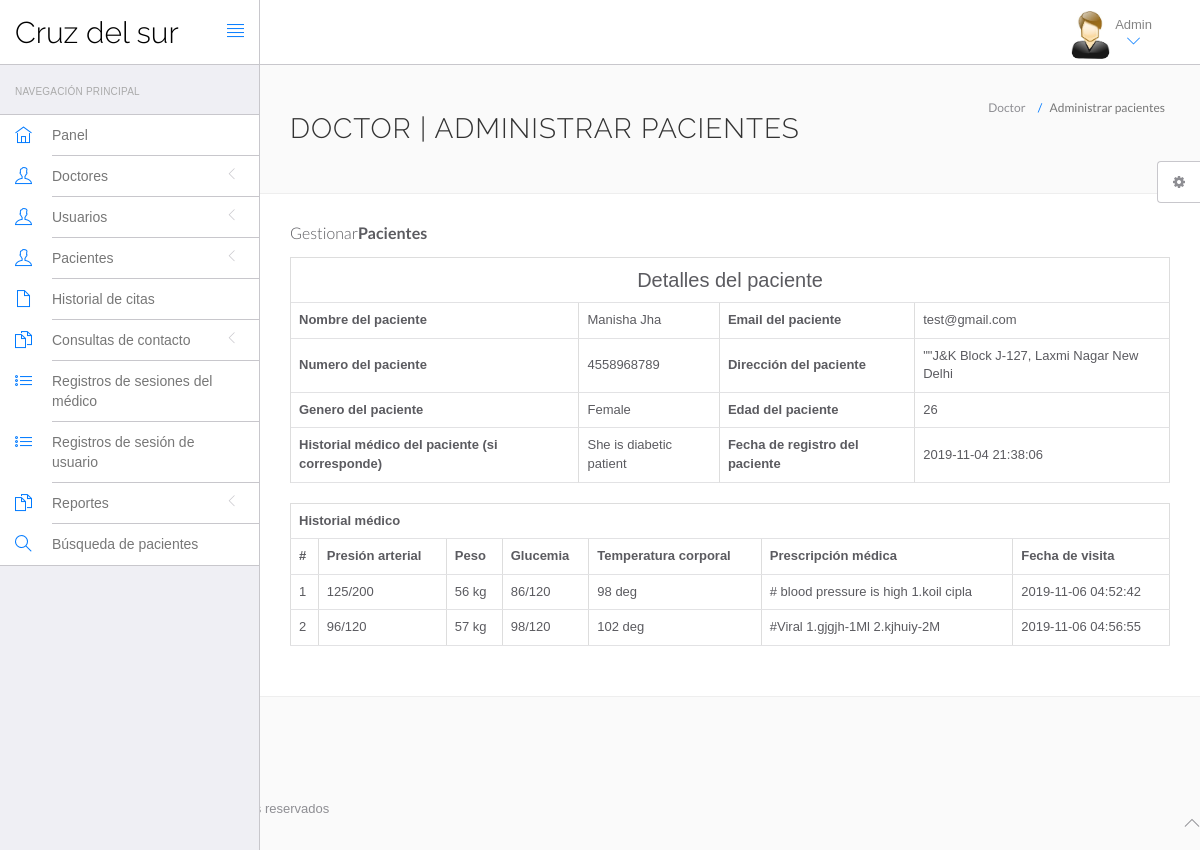
Screenshot of /hms/admin/view-patient.php?viewid=1 (signed in) with the database file from the repository.
### tables this page shows
CREATE TABLE `tblpatient` (
  `ID` int(10) NOT NULL,
  `Docid` int(10) DEFAULT NULL,
  `PatientName` varchar(200) DEFAULT NULL,
  `PatientContno` bigint(10) DEFAULT NULL,
  `PatientEmail` varchar(200) DEFAULT NULL,
  `PatientGender` varchar(50) DEFAULT NULL,
  `PatientAdd` mediumtext DEFAULT NULL,
  `PatientAge` int(10) DEFAULT NULL,
  `PatientMedhis` mediumtext DEFAULT NULL,
  `CreationDate` timestamp NULL DEFAULT current_timestamp(),
  `UpdationDate` timestamp NULL DEFAULT NULL ON UPDATE current_timestamp()
);

CREATE TABLE `tblmedicalhistory` (
  `ID` int(10) NOT NULL,
  `PatientID` int(10) DEFAULT NULL,
  `BloodPressure` varchar(200) DEFAULT NULL,
  `BloodSugar` varchar(200) NOT NULL,
  `Weight` varchar(100) DEFAULT NULL,
  `Temperature` varchar(200) DEFAULT NULL,
  `MedicalPres` mediumtext DEFAULT NULL,
  `CreationDate` timestamp NOT NULL DEFAULT current_timestamp() ON UPDATE current_timestamp()
);

### hms/admin/view-patient.php (the view, shortened to what this page needs)
<?php
include('include/config.php');
?>
<!DOCTYPE html>
<html lang="en">
<head>
	<link rel="stylesheet" href="vendor/bootstrap/css/bootstrap.min.css">
	<link rel="stylesheet" href="vendor/fontawesome/css/font-awesome.min.css">
	<link rel="stylesheet" href="vendor/themify-icons/themify-icons.min.css">
	<link href="vendor/animate.css/animate.min.css" rel="stylesheet" media="screen">
	<link href="vendor/perfect-scrollbar/perfect-scrollbar.min.css" rel="stylesheet" media="screen">
	<link href="vendor/switchery/switchery.min.css" rel="stylesheet" media="screen">
	<link href="vendor/bootstrap-touchspin/jquery.bootstrap-touchspin.min.css" rel="stylesheet" media="screen">
	<link href="vendor/select2/select2.min.css" rel="stylesheet" media="screen">
	<link href="vendor/bootstrap-datepicker/bootstrap-datepicker3.standalone.min.css" rel="stylesheet" media="screen">
	<link href="vendor/bootstrap-timepicker/bootstrap-timepicker.min.css" rel="stylesheet" media="screen">
	<link rel="stylesheet" href="assets/css/styles.css">
	<link rel="stylesheet" href="assets/css/plugins.css">
	<link rel="stylesheet" href="assets/css/themes/theme-1.css" id="skin_color" />
</head>
<body>
	<div id="app">
		<?php include('include/sidebar.php'); ?>
		<div class="app-content">
			<?php include('include/header.php'); ?>
			<div class="main-content">
				<div class="wrap-content container" id="container">
					<section id="page-title">
						<div class="row">
							<div class="col-sm-8">
								<h1 class="mainTitle">Doctor | Administrar pacientes</h1>
							</div>
							<ol class="breadcrumb">
								<li>
									<span>Doctor</span>
								</li>
								<li class="active">
									<span>Administrar pacientes</span>
								</li>
							</ol>
						</div>
					</section>
					<div class="container-fluid container-fullw bg-white">
						<div class="row">
							<div class="col-md-12">
								<h5 class="over-title margin-bottom-15">Gestionar<span class="text-bold">Pacientes</span></h5>
								<?php
								$vid = $_GET['viewid'];
								$ret = mysqli_query($con, "select * from tblpatient where ID='$vid'");
								$cnt = 1;
								while ($row = mysqli_fetch_array($ret)) {
								?>
									<table border="1" class="table table-bordered">
										<tr align="center">
											<td colspan="4" style="font-size:20px;color:blue">
												Detalles del paciente</td>
										</tr>
										<tr>
											<th scope>Nombre del paciente</th>
											<td><?php echo $row['PatientName']; ?></td>
											<th scope>Email del paciente</th>
											<td><?php echo $row['PatientEmail']; ?></td>
										</tr>
										<tr>
											<th scope>Numero del paciente</th>
											<td><?php echo $row['PatientContno']; ?></td>
											<th>Dirección del paciente</th>
											<td><?php echo $row['PatientAdd']; ?></td>
										</tr>
										<tr>
											<th>Genero del paciente</th>
											<td><?php echo $row['PatientGender']; ?></td>
											<th>Edad del paciente</th>
											<td><?php echo $row['PatientAge']; ?></td>
										</tr>
										<tr>
											<th>Historial médico del paciente (si corresponde)</th>
											<td><?php echo $row['PatientMedhis']; ?></td>
											<th>Fecha de registro del paciente</th>
											<td><?php echo $row['CreationDate']; ?></td>
										</tr>
									<?php } ?>
									</table>
									<?php
									$ret = mysqli_query($con, "select * from tblmedicalhistory  where PatientID='$vid'");
									?>
									<table id="datatable" class="table table-bordered dt-responsive nowrap" style="border-collapse: collapse; border-spacing: 0; width: 100%;">
										<tr align="center">
											<th colspan="8">Historial médico</th>
										</tr>
										<tr>
											<th>#</th>
											<th>Presión arterial</th>
											<th>Peso</th>
											<th>Glucemia</th>
											<th>Temperatura corporal</th>
											<th>Prescripción médica</th>
											<th>Fecha de visita</th>
										</tr>
										<?php
										while ($row = mysqli_fetch_array($ret)) {
										?>
											<tr>
												<td><?php echo $cnt; ?></td>
												<td><?php echo $row['BloodPressure']; ?></td>
												<td><?php echo $row['Weight']; ?></td>
												<td><?php echo $row['BloodSugar']; ?></td>
												<td><?php echo $row['Temperature']; ?></td>
												<td><?php echo $row['MedicalPres']; ?></td>
												<td><?php echo $row['CreationDate']; ?></td>
											</tr>
										<?php $cnt = $cnt + 1;
										} ?>
									</table>
							</div>
						</div>
					</div>
				</div>
			</div>
		</div>
	</div>
	<?php include('include/footer.php'); ?>
	<?php include('include/setting.php'); ?>
</body>
</html>

### hms/admin/assets/css/themes/theme-1.css (style rules this page uses)
body { background: #FAFAFA; }

### rows the page displays
tblpatient: PatientName "Manisha Jha", PatientEmail "test@gmail.com", PatientContno "4558968789", PatientAdd "\"\"J&K Block J-127, Laxmi Nagar New Delhi", PatientGender "Female", PatientAge "26", PatientMedhis "She is diabetic patient", CreationDate "2019-11-04 21:38:06"
tblmedicalhistory: BloodPressure "125/200", Weight "56 kg", BloodSugar "86/120", Temperature "98 deg", MedicalPres "# blood pressure is high 1.koil cipla", CreationDate "2019-11-06 04:52:42"
tblmedicalhistory: BloodPressure "96/120", Weight "57 kg", BloodSugar "98/120", Temperature "102 deg", MedicalPres "#Viral 1.gjgjh-1Ml 2.kjhuiy-2M", CreationDate "2019-11-06 04:56:55"
